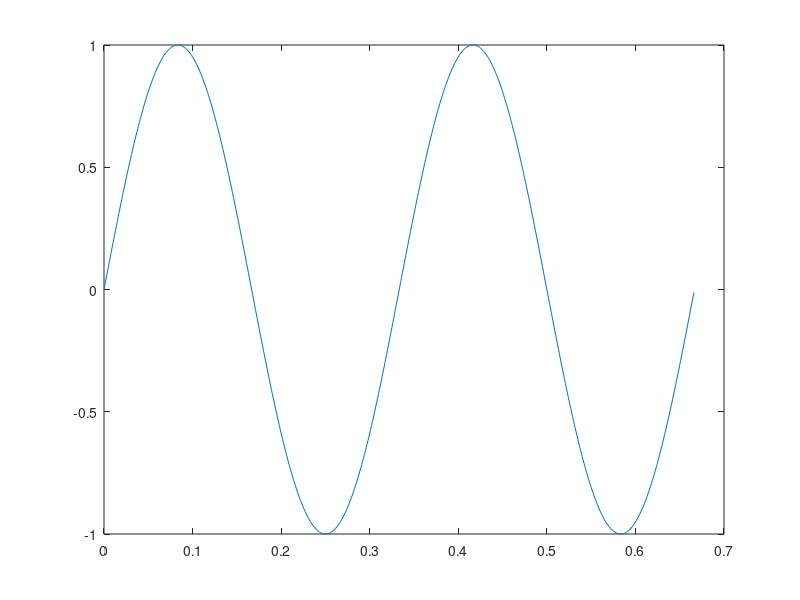

Recreate this plot in MATLAB.
clear % clears the memory % 
clc % clears the screen%

% Task 1: Construction of continuous time signal %

start = 0;
increment = 0.001;
stop = 0.666;
t = start : increment : stop; 

x_c = sin(2*pi*3*t);
plot (t, x_c);

% Task 2: Plotting of continous time signal %

% time vs magnitude %
% the trace must have a line of 2 %
% A main title which ust be 16 font, bold, and color black %
% The tick marks must be 14 font, bold %
% The y-axis must range from -1.1 to +1.1 %
% The plot must contain a grid %

% Task 3: Continuous time to discrete converstion %



% Task 4: Displaying Results %



% Task 5: Data Handling %
